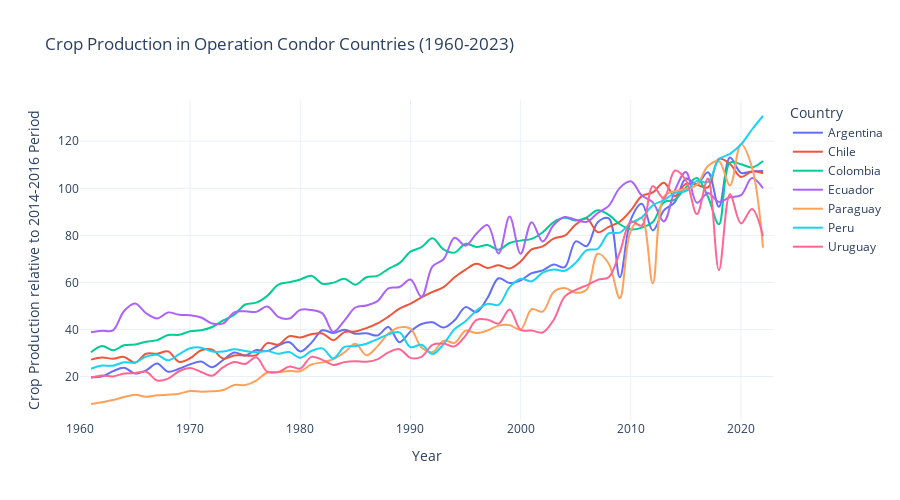

The notebook cell saved with this chart:
### Code cell
# Note that this code uses the Condor countries as defined above.

# Pull out crop production as a variable of interest
crop_var = {"AG.PRD.CROP.XD":"Crop_Production"}

# Create figure
crop_data = wbdata.get_dataframe(crop_var, country=condor_countries, parse_dates=True).squeeze().unstack('country')

fig_crop_data = crop_data.plot(title="Crop Production in Operation Condor Countries (1960-2023)",
                    labels={"index": "Year", "value": "Total Population", "variable": "Country"},
                    template="plotly_white",
                    line_shape="spline")

fig_crop_data.update_layout(xaxis_title="Year", yaxis_title="Crop Production relative to 2014-2016 Period", legend_title="Country", width=900, height=500)
fig_crop_data.show()
